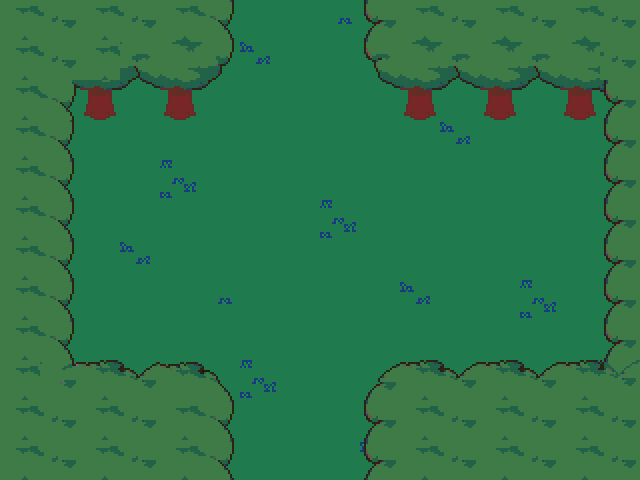

This is a level from a 2D game, rendered from its Tiled map with the project's own tilesets. A one-line summary and the complete map file follow:
An orthogonal 16x12 tile map with 40x40 px tiles, 2 tile layers (Tile Layer 1, Tile Layer 2) and 19 objects (2x transition, npc, script, beanspot, top, ...).

<map version="1.10" tiledversion="1.10.2" orientation="orthogonal" renderorder="right-down" width="16" height="12" tilewidth="40" tileheight="40" infinite="0" nextlayerid="6" nextobjectid="27">
 <editorsettings>
  <export target="data.lua" format="lua" />
 </editorsettings>
 <properties>
  <property name="border" value="deoxynn/deep_forest" />
  <property name="music" value="forgotten_wood" />
 </properties>
 <tileset firstgid="1" source="../../../tilesets/forgotten_wood.tsx" />
 <layer id="1" name="Tile Layer 1" width="16" height="12">
  <data encoding="csv">
56,56,56,56,56,56,56,56,42,56,56,56,56,56,56,56,
56,56,56,56,56,56,47,56,56,56,56,56,56,56,56,56,
56,56,56,56,56,56,56,56,56,56,56,56,56,56,56,56,
56,56,56,56,56,56,56,56,56,56,56,47,56,56,56,56,
56,56,56,56,39,56,56,56,56,56,56,56,56,56,56,56,
56,56,56,56,56,56,56,56,39,56,56,56,56,56,56,56,
56,56,56,47,56,56,56,56,56,56,56,56,56,56,56,56,
56,56,56,56,56,42,56,56,56,56,47,56,56,39,56,56,
56,56,56,56,56,56,56,56,56,56,56,56,56,56,56,56,
56,56,56,56,56,56,39,56,56,56,56,56,56,56,56,56,
56,56,56,56,56,56,56,56,56,56,56,56,56,56,56,56,
56,56,56,56,56,56,56,56,56,47,56,56,56,56,56,56
</data>
 </layer>
 <layer id="2" name="Tile Layer 2" width="16" height="12">
  <data encoding="csv">
152,151,152,151,152,153,0,0,0,93,152,151,152,151,152,151,
152,151,152,146,147,106,0,0,0,104,105,146,147,146,147,151,
152,122,156,157,116,117,0,0,0,115,116,157,156,157,156,123,
152,95,0,0,0,0,0,0,0,0,0,0,0,0,0,93,
152,95,0,0,0,0,0,0,0,0,0,0,0,0,0,93,
152,95,0,0,0,0,0,0,0,0,0,0,0,0,0,93,
152,95,0,0,0,0,0,0,0,0,0,0,0,0,0,93,
152,95,0,0,0,0,0,0,0,0,0,0,0,0,0,93,
152,95,0,0,0,0,0,0,0,0,0,0,0,0,0,93,
152,242,134,135,83,84,0,0,0,82,134,135,134,135,134,124,
152,151,152,151,152,95,0,0,0,93,152,151,152,151,152,151,
152,151,152,151,152,95,0,0,0,93,152,151,152,151,152,151
</data>
 </layer>
 <objectgroup id="3" name="collision">
  <object id="1" x="0" y="0" width="240" height="120" />
  <object id="2" x="360" y="0" width="280" height="120" />
  <object id="3" x="600" y="120" width="40" height="240" />
  <object id="4" x="0" y="120" width="80" height="240" />
  <object id="5" x="0" y="360" width="240" height="120" />
  <object id="6" x="360" y="360" width="280" height="120" />
 </objectgroup>
 <objectgroup id="4" name="objects">
  <object id="7" name="transition" x="240" y="480" width="120" height="40">
   <properties>
    <property name="map" value="fwood/entry" />
    <property name="marker" value="exit" />
   </properties>
  </object>
  <object id="8" name="transition" x="240" y="-40" width="120" height="40">
   <properties>
    <property name="map" value="fwood/graves" />
    <property name="marker" value="entry" />
   </properties>
  </object>
  <object id="20" name="npc" x="320" y="-40">
   <properties>
    <property name="actor" value="jamm" />
   </properties>
   <point />
  </object>
  <object id="23" name="script" x="240" y="120" width="120">
   <properties>
    <property name="cutscene" value="tombsite.final_jamm" />
   </properties>
  </object>
  <object id="26" name="beanspot" x="440" y="280">
   <properties>
    <property name="bean_col" type="color" value="#ffffffff" />
    <property name="bean_spr" value="world/events/beans/binaribean" />
    <property name="bean_starspr" value="world/events/beans/star_binari" />
    <property name="color" type="color" value="#ff1c387f" />
    <property name="inc_flag" value="binaribeans" />
    <property name="name" value="Binaribean" />
   </properties>
   <point />
  </object>
 </objectgroup>
 <objectgroup id="5" name="markers">
  <object id="11" name="top" x="300" y="80">
   <point />
  </object>
  <object id="13" name="party_1" x="200" y="160">
   <point />
  </object>
  <object id="14" name="party_2" x="180" y="210">
   <point />
  </object>
  <object id="15" name="party_3" x="160" y="260">
   <point />
  </object>
  <object id="16" name="party_4" x="140" y="310">
   <point />
  </object>
  <object id="17" name="fake_jamm" x="520" y="240">
   <point />
  </object>
  <object id="18" name="jamm" x="320" y="240">
   <point />
  </object>
  <object id="25" name="party" x="280" y="240">
   <point />
  </object>
 </objectgroup>
</map>
